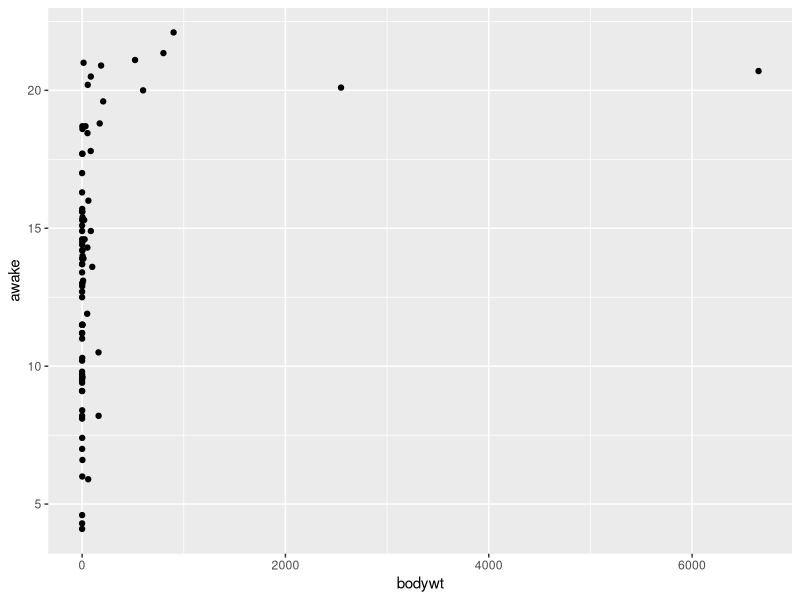
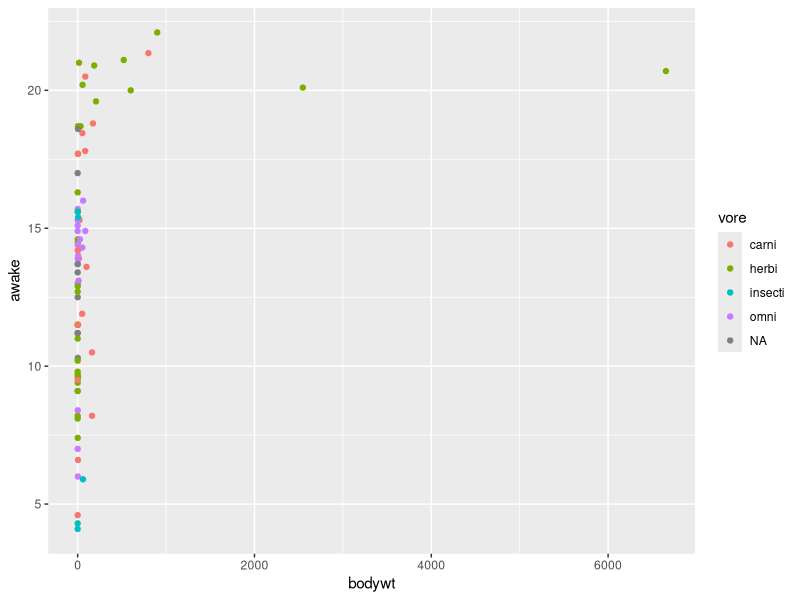
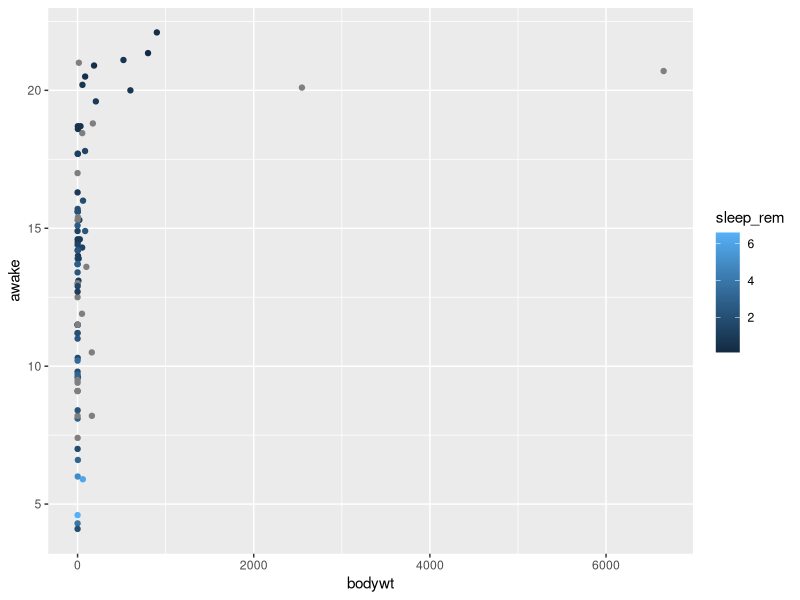
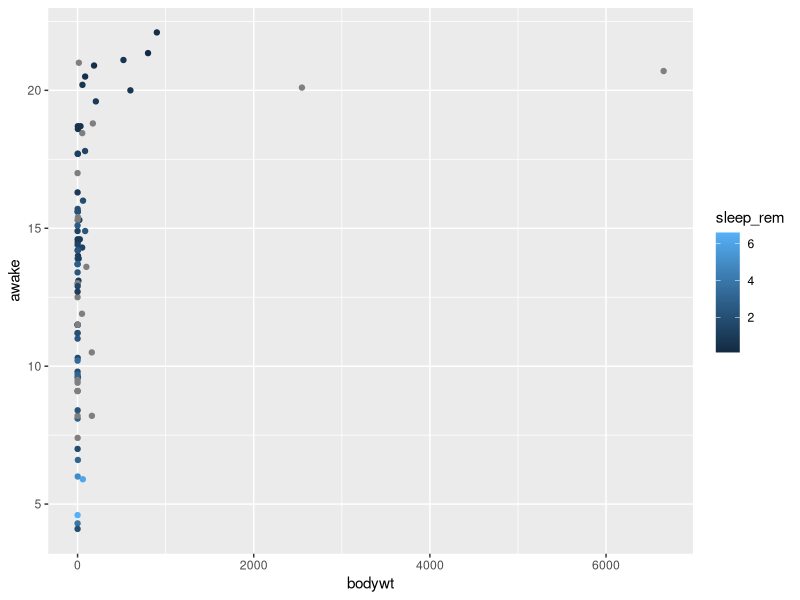
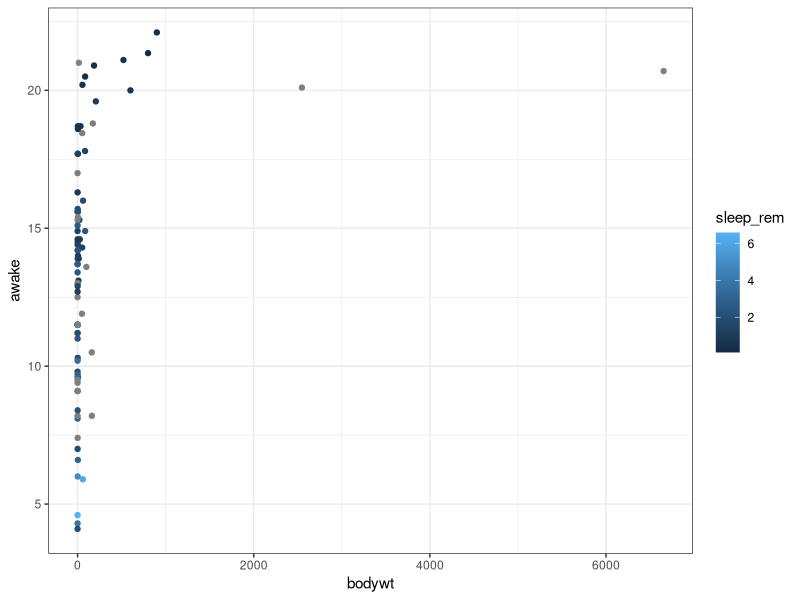
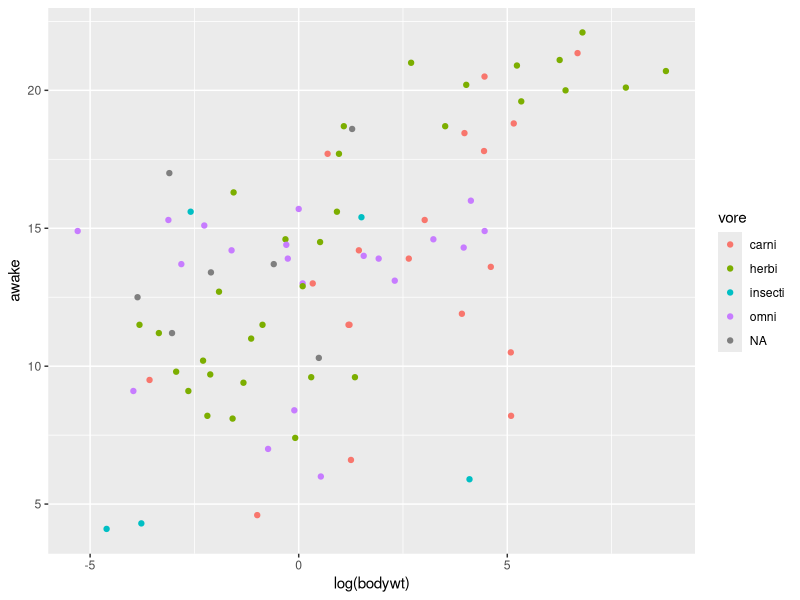
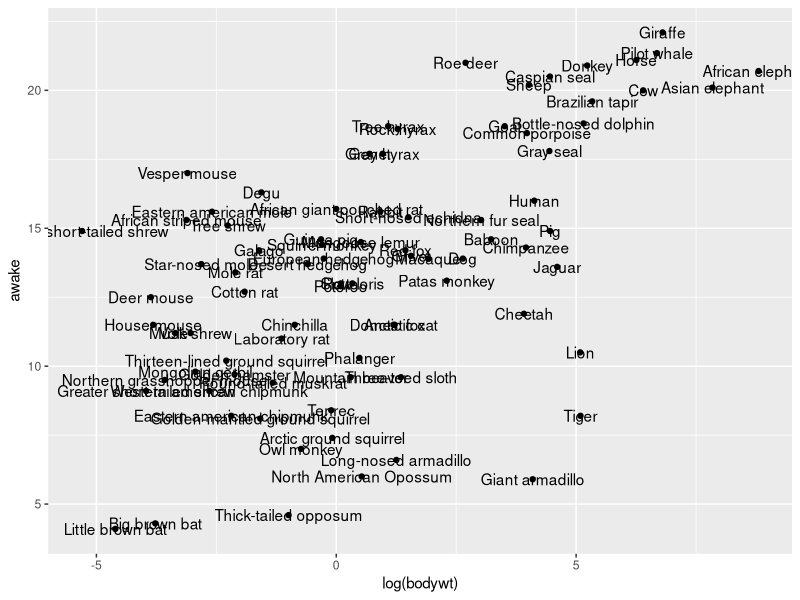
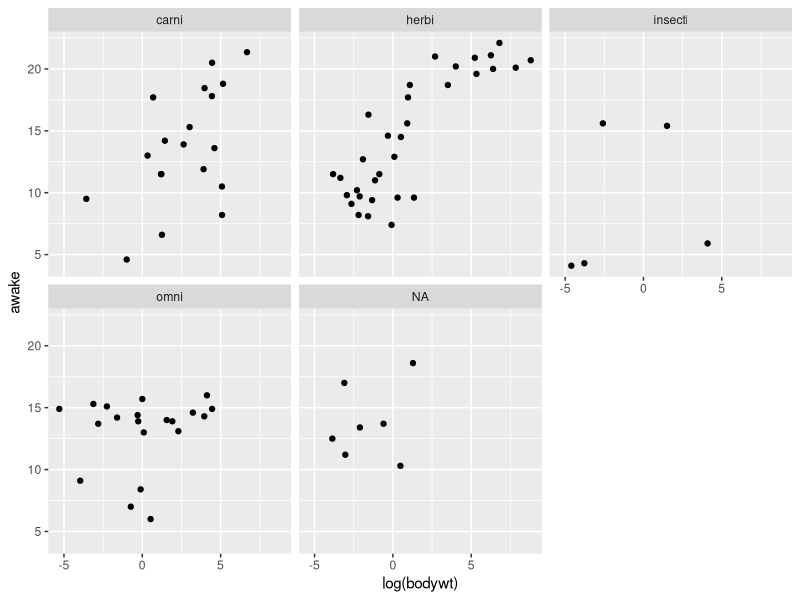

Here is the R script that generated these plots, in order:
## ----eval=TRUE-----------------------------------------------------------

# load the package
library("ggplot2")

# load some data on mammal sleep patterns from the package
data(msleep)

# to show the 'str'ucture of the data
str(msleep)


# first plot
ggplot(data = msleep, aes(x = bodywt, y = awake)) +
    geom_point()

# aes (for aesthetic) sets up links between the data and aspects of the plot
# + adds layers to the plot, in this case points
# geom* stands for the geometric objects you can add to a plot
# bodywt and awake are columns within the data

# add an extra column to the aes
ggplot(data = msleep, aes(x = bodywt, y = awake, col = vore)) +
    geom_point()

# if you change col= to a column that is numeric it changes the legend
ggplot(data = msleep, aes(x = bodywt, y = awake, col = sleep_rem)) +
    geom_point()

# you can store the plot as an object (in this case called p) which can make modifying it easier
p <- ggplot(data = msleep, aes(x = bodywt, y = awake, col = sleep_rem))
p <- p + geom_point()
# type the variable name to display the plot 
p

# use themes to change the overall appearance of plots
# note that when typing this in RStudio it will show you the options once you've typed th...
p + theme_bw()


## ----eval=TRUE-----------------------------------------------------------

# we can log bodywt to space the points out more
p <- ggplot(data = msleep, aes(x = log(bodywt), y = awake, col = vore)) +
     geom_point()
p

# label the points for data exploration
p <- ggplot(data = msleep, aes(x = log(bodywt), y = awake, label = name)) +
     geom_point() + 
     geom_text()
p

# divide into subplots using facet_wrap()
p <- ggplot(data = msleep, aes(x = log(bodywt), y = awake, label = name)) +
    geom_point() + 
    facet_wrap(~vore)
p




## ----eval=TRUE-----------------------------------------------------------

#load some time-series data from ggplot2
data(economics)

# to show the 'str'ucture of the data
str(economics)

# geom_line()
ggplot(economics, aes(date, unemploy)) + geom_line()

#note that above aes(date, unemploy) assumes that these are to set x & y respectively
# this : aes(x=date, y=unemploy) would give an identical result

# another dataset economics_long is in 'long' format
# instead of having one column for each attribute (e.g. pop and unemploy)
# it has a column (variable) which has a repeated factor values for each date
# this allows us to create a plot with multiple lines 

data(economics_long)

ggplot(economics_long, aes(date, value01, colour = variable)) +
  geom_line()

#note that for each variable the value01 column has been scaled between 0 & 1 to fit on same scale


# geom_path can be used to look at the relationship of 2 variables over time
# unemployment and savings rate
p <- ggplot(economics, aes(unemploy/pop, psavert))
p + geom_path(aes(colour = date))

# note how the unemployment rate is calculated by unemploy/pop within the aes call
# you can do other calculations between columns in there 


## ----eval=TRUE-----------------------------------------------------------

# the diamonds dataset has > 50K diamonds (rows) in it

data(diamonds)
str(diamonds)

# a scatter plot is not very informative
p <- ggplot(diamonds, aes(x = carat, y = price, col = color))
p + geom_point()

# setting the alpha (transparency) level to < 1 can improve things but not much
p <- ggplot(diamonds, aes(x = carat, y = price, col = color))
p <- p + geom_point(alpha=0.3)

# geom_smooth adds a smoothed conditional mean which can help reveal patterns
p + geom_smooth()

# geom_histogram can be used to look at distributions 
p <- ggplot(data=diamonds) + geom_histogram(aes(x=price))
p

# most of the diamonds are cheap ! (relatively)


